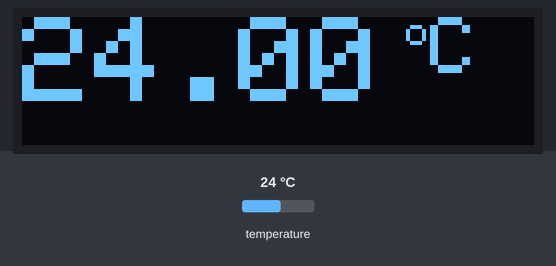
A sketch run on a simulated Arduino Uno, built with avr-gcc and run on an emulated ATmega328P. Shown: 128×32 one-colour display. The inputs (shaded band) are chosen by the test bench; at power-on: temperature 24 °C. The display library's start-up logo is not drawn; what the sketch prints to the serial monitor is not drawn.

Above: at 3.4 s.
3.5 s: temperature set to 12 °C
At 4.4 s:
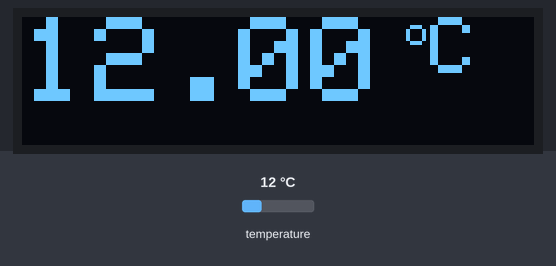
5.3 s: temperature set to 19 °C
At 7.0 s:
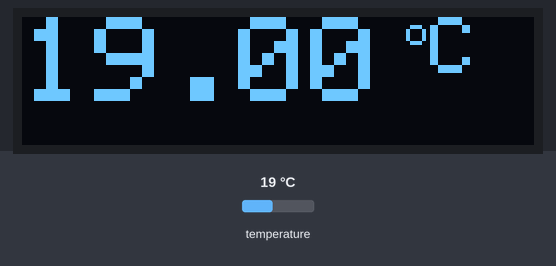
7.3 s: temperature set to 28 °C
At 8.6 s:
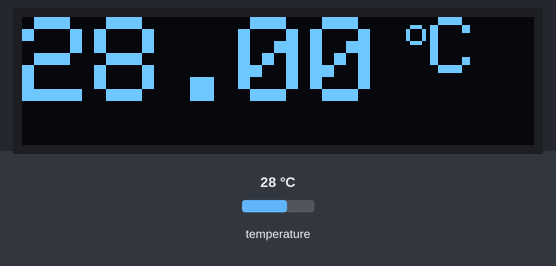
Timing chart, 0 to 10.3 s (numbered marks = the images above; inputs shaded):
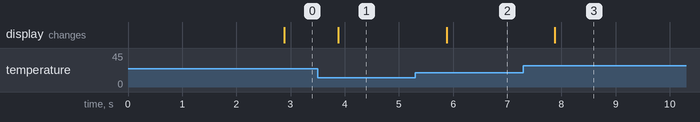

The sketch:

Termometer.ino
```cpp
#include <OneWire.h>
#include <Wire.h>
#include <Adafruit_GFX.h>
#include <Adafruit_SSD1306.h>

#define SCREEN_WIDTH 128 // OLED display width, in pixels
#define SCREEN_HEIGHT 32 // OLED display height, in pixels


#define SAMPLING_RATE 1.0 //Sampling rate in Hz (can't be faster than 1 Hz). Smaller than 1 Hz values are allowed
#define SAMPLING_PERIOD (long)((1.0/SAMPLING_RATE)*1000) // Sampling period (miliseconds)

//GPIOs
#define OLED_RESET     4 // Reset pin # (or -1 if sharing Arduino reset pin)
#define TEMP_SENSOR    3 // One-wire pin for temperature sensor DS18B20
#define TEMP_VCC       2 // Power supply for low-power temp sensor

//Prototypes
float getTemperature();
void displayTemp(float temperature);


//OLED object
Adafruit_SSD1306 display(SCREEN_WIDTH, SCREEN_HEIGHT, &Wire, OLED_RESET);

//Temp sensor object init
OneWire ds(TEMP_SENSOR);


//Globals for temperature sensor
byte i;
byte present = 0;
byte type_s;
byte data[12];
byte addr[8];
float celsius, fahrenheit;

//Globals for precise time measurement
long currentTime;
long lastTime;

float getTemperature(){
  ds.reset();
  ds.select(addr);
  ds.write(0x44, 1); //Start temperature aqcuisition and conversion

  delay(800);

  present = ds.reset();
  ds.select(addr);
  ds.write(0xBE);    //Read data from sensor's scratchpad
  for ( i = 0; i < 9; i++) { //9 bytes read from scratchpad
    data[i] = ds.read();
  }

  int16_t raw = (data[1] << 8) | data[0];
  if (type_s) {
    raw = raw << 3; // 9 bit resolution default
    if (data[7] == 0x10) {
      // "count remain" gives full 12 bit resolution
      raw = (raw & 0xFFF0) + 12 - data[6];
    }
  } else {
    byte cfg = (data[4] & 0x60);
    // at lower res, the low bits are undefined, so let's zero them
    if (cfg == 0x00) raw = raw & ~7;  // 9 bit resolution, 93.75 ms
    else if (cfg == 0x20) raw = raw & ~3; // 10 bit res, 187.5 ms
    else if (cfg == 0x40) raw = raw & ~1; // 11 bit res, 375 ms
    //// default is 12 bit resolution, 750 ms conversion time
  }
  celsius = (float)raw / 16.0;

  return celsius;
}


void displayTemp(float temperature){
  display.clearDisplay();

  display.setTextSize(3);
  display.setTextColor(SSD1306_WHITE);
  display.setCursor(0, 0);
  display.cp437(true); //Use full 256 char 'Code Page 437' font

  display.print(temperature);
  display.setTextSize(1);
  display.print(" ");
  display.print("o");
  display.setTextSize(2);
  display.print("C");

  display.display();
}


void setup() {

  // OLED Initialization

  Serial.begin(115200);
  if(!display.begin(SSD1306_SWITCHCAPVCC, 0x3C)) { // Address 0x3D for 128x64
    Serial.println(F("SSD1306 allocation failed"));
    for(;;); // Don't proceed, loop forever
  }

  pinMode(TEMP_VCC, OUTPUT);
  digitalWrite(TEMP_VCC, 1);

  display.display();
  delay(2000); // Pause for 2 seconds

  // Clear the buffer
  display.clearDisplay();


  //Temperature sensor (DS18B20) intialization


  if(!ds.search(addr)){
    ds.reset_search();
    return;
  }

  currentTime = micros();
  lastTime = currentTime;

}

void loop() {
  volatile float temp;

  temp = getTemperature();
  displayTemp(temp);
  Serial.println(temp);


  //Improving precision of sampling rate
  do{
    currentTime = micros();
  }while(SAMPLING_PERIOD*1000 > (currentTime - lastTime));
  lastTime = micros();
}
```

Measured:
- after the input at 3.5 s, the display: changes after 0.38 s (image 1)
- after the input at 5.3 s, the display: changes after 0.58 s (image 2)
- after the input at 7.3 s, the display: changes after 0.58 s (image 3)
